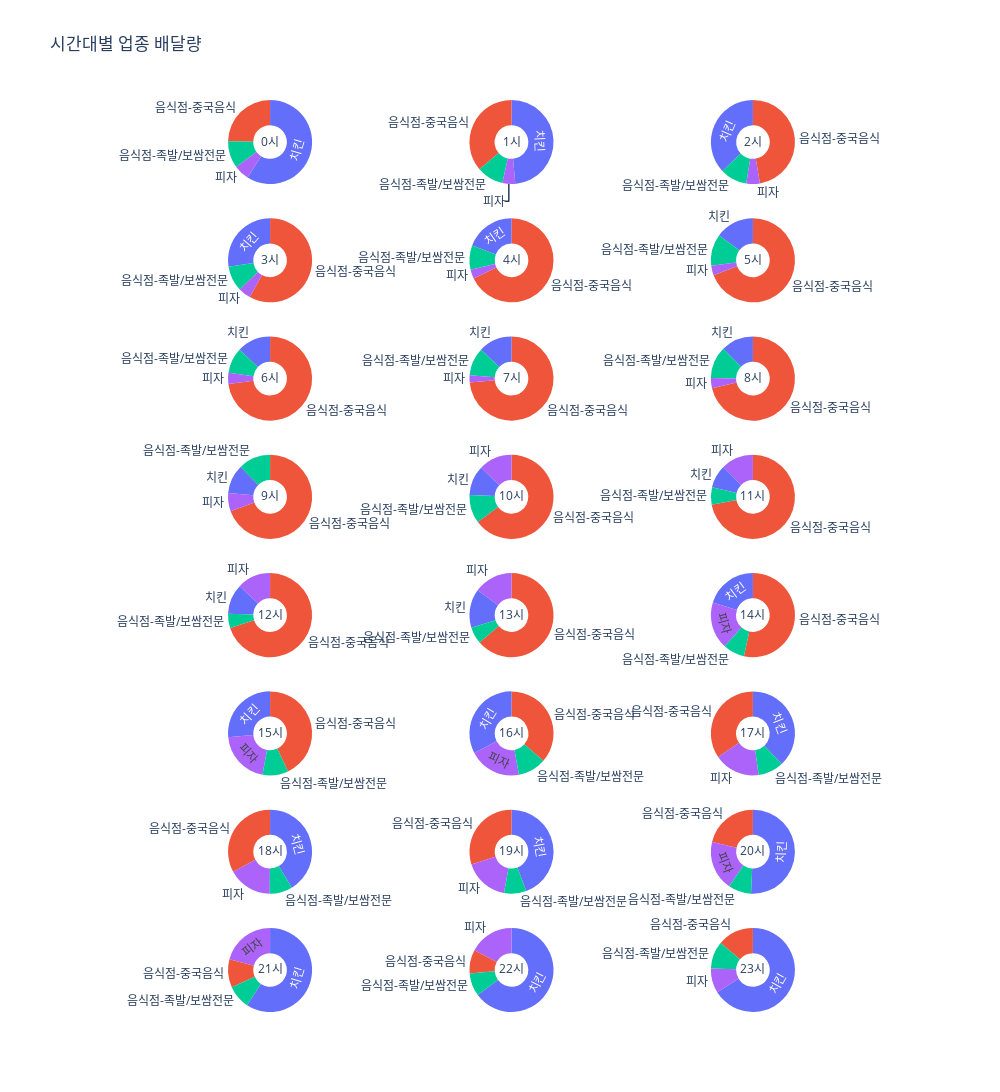

The notebook cell this image was saved under:
### Code cell
fig = tls.make_subplots(
    rows=8, cols=3,
   # specs=[[{"type": "pie"},{"type": "pie"},{"type": "pie"},{"type": "pie"}],
   #        [{"type": "pie"},{"type": "pie"},{"type": "pie"},{"type": "pie"}],
   #        [{"type": "pie"},{"type": "pie"},{"type": "pie"},{"type": "pie"}],
   #        [{"type": "pie"},{"type": "pie"},{"type": "pie"},{"type": "pie"}],
   #        [{"type": "pie"},{"type": "pie"},{"type": "pie"},{"type": "pie"}],
   #        [{"type": "pie"},{"type": "pie"},{"type": "pie"},{"type": "pie"}]]
    specs=[[{"type": "pie"},{"type": "pie"},{"type": "pie"}],
           [{"type": "pie"},{"type": "pie"},{"type": "pie"}],
           [{"type": "pie"},{"type": "pie"},{"type": "pie"}],
           [{"type": "pie"},{"type": "pie"},{"type": "pie"}],
           [{"type": "pie"},{"type": "pie"},{"type": "pie"}],
           [{"type": "pie"},{"type": "pie"},{"type": "pie"}],
           [{"type": "pie"},{"type": "pie"},{"type": "pie"}],
           [{"type": "pie"},{"type": "pie"},{"type": "pie"}]]
)

v= d1.groupby('시간대').size().reset_index(name="통화건수")
time = list(v['시간대'])


row = 1
col = 1
for i in time:
    pie_data = d1[d1['시간대'] == i]

    fig.append_trace(go.Pie(name=i, title=str(i)+"시", textinfo="label", labels=pie_data['업종'], values=pie_data['통화건수']), row=row, col=col)

    col += 1

    if( col % 4 == 0):
        col = 1
        row += 1
        
fig.update_traces(hole=.4, hoverinfo="percent")
fig.update_layout(
    title="시간대별 업종 배달량",
    autosize=False, 
    showlegend=False,
    width=1000,
    height=2000
)

#plotly.offline.plot(fig, filename='delivery_food.html')

### Figure 1 — Plotly figure (JSON) as saved in the notebook; plotly's stock layout.template omitted (floating-point values rounded to 4 significant figures)
{"data": [{"domain": {"x": [0, 0.2889], "y": [0.9078, 1.0]}, "hole": 0.4, "hoverinfo": "percent", "labels": ["음식점-족발/보쌈전문", "음식점-중국음식", "치킨", "피자"], "name": "0", "textinfo": "label", "title": {"text": "0시"}, "type": "pie", "values": [3789, 9054, 21605, 2170]}, {"domain": {"x": [0.3556, 0.6444], "y": [0.9078, 1.0]}, "hole": 0.4, "hoverinfo": "percent", "labels": ["음식점-족발/보쌈전문", "음식점-중국음식", "치킨", "피자"], "name": "1", "textinfo": "label", "title": {"text": "1시"}, "type": "pie", "values": [2410, 8471, 11358, 1162]}, {"domain": {"x": [0.7111, 1], "y": [0.9078, 1.0]}, "hole": 0.4, "hoverinfo": "percent", "labels": ["음식점-족발/보쌈전문", "음식점-중국음식", "치킨", "피자"], "name": "2", "textinfo": "label", "title": {"text": "2시"}, "type": "pie", "values": [1652, 7499, 5870, 830]}, {"domain": {"x": [0, 0.2889], "y": [0.7781, 0.8703]}, "hole": 0.4, "hoverinfo": "percent", "labels": ["음식점-족발/보쌈전문", "음식점-중국음식", "치킨", "피자"], "name": "3", "textinfo": "label", "title": {"text": "3시"}, "type": "pie", "values": [1072, 6416, 3037, 531]}, {"domain": {"x": [0.3556, 0.6444], "y": [0.7781, 0.8703]}, "hole": 0.4, "hoverinfo": "percent", "labels": ["음식점-족발/보쌈전문", "음식점-중국음식", "치킨", "피자"], "name": "4", "textinfo": "label", "title": {"text": "4시"}, "type": "pie", "values": [775, 5640, 1603, 295]}, {"domain": {"x": [0.7111, 1], "y": [0.7781, 0.8703]}, "hole": 0.4, "hoverinfo": "percent", "labels": ["음식점-족발/보쌈전문", "음식점-중국음식", "치킨", "피자"], "name": "5", "textinfo": "label", "title": {"text": "5시"}, "type": "pie", "values": [796, 4550, 980, 245]}, {"domain": {"x": [0, 0.2889], "y": [0.6484, 0.7406]}, "hole": 0.4, "hoverinfo": "percent", "labels": ["음식점-족발/보쌈전문", "음식점-중국음식", "치킨", "피자"], "name": "6", "textinfo": "label", "title": {"text": "6시"}, "type": "pie", "values": [558, 4142, 735, 240]}, {"domain": {"x": [0.3556, 0.6444], "y": [0.6484, 0.7406]}, "hole": 0.4, "hoverinfo": "percent", "labels": ["음식점-족발/보쌈전문", "음식점-중국음식", "치킨", "피자"], "name": "7", "textinfo": "label", "title": {"text": "7시"}, "type": "pie", "values": [715, 4838, 850, 180]}, {"domain": {"x": [0.7111, 1], "y": [0.6484, 0.7406]}, "hole": 0.4, "hoverinfo": "percent", "labels": ["음식점-족발/보쌈전문", "음식점-중국음식", "치킨", "피자"], "name": "8", "textinfo": "label", "title": {"text": "8시"}, "type": "pie", "values": [1214, 7031, 1231, 380]}, {"domain": {"x": [0, 0.2889], "y": [0.5188, 0.6109]}, "hole": 0.4, "hoverinfo": "percent", "labels": ["음식점-족발/보쌈전문", "음식점-중국음식", "치킨", "피자"], "name": "9", "textinfo": "label", "title": {"text": "9시"}, "type": "pie", "values": [2915, 16346, 2633, 1645]}, {"domain": {"x": [0.3556, 0.6444], "y": [0.5188, 0.6109]}, "hole": 0.4, "hoverinfo": "percent", "labels": ["음식점-족발/보쌈전문", "음식점-중국음식", "치킨", "피자"], "name": "10", "textinfo": "label", "title": {"text": "10시"}, "type": "pie", "values": [7294, 43201, 7585, 8589]}, {"domain": {"x": [0.7111, 1], "y": [0.5188, 0.6109]}, "hole": 0.4, "hoverinfo": "percent", "labels": ["음식점-족발/보쌈전문", "음식점-중국음식", "치킨", "피자"], "name": "11", "textinfo": "label", "title": {"text": "11시"}, "type": "pie", "values": [12652, 137366, 16956, 23727]}, {"domain": {"x": [0, 0.2889], "y": [0.3891, 0.4813]}, "hole": 0.4, "hoverinfo": "percent", "labels": ["음식점-족발/보쌈전문", "음식점-중국음식", "치킨", "피자"], "name": "12", "textinfo": "label", "title": {"text": "12시"}, "type": "pie", "values": [12525, 159498, 26471, 29341]}, {"domain": {"x": [0.3556, 0.6444], "y": [0.3891, 0.4813]}, "hole": 0.4, "hoverinfo": "percent", "labels": ["음식점-족발/보쌈전문", "음식점-중국음식", "치킨", "피자"], "name": "13", "textinfo": "label", "title": {"text": "13시"}, "type": "pie", "values": [11642, 114199, 26664, 26766]}, {"domain": {"x": [0.7111, 1], "y": [0.3891, 0.4813]}, "hole": 0.4, "hoverinfo": "percent", "labels": ["음식점-족발/보쌈전문", "음식점-중국음식", "치킨", "피자"], "name": "14", "textinfo": "label", "title": {"text": "14시"}, "type": "pie", "values": [11371, 73482, 27736, 24926]}, {"domain": {"x": [0, 0.2889], "y": [0.2594, 0.3516]}, "hole": 0.4, "hoverinfo": "percent", "labels": ["음식점-족발/보쌈전문", "음식점-중국음식", "치킨", "피자"], "name": "15", "textinfo": "label", "title": {"text": "15시"}, "type": "pie", "values": [12836, 55612, 34238, 26681]}, {"domain": {"x": [0.3556, 0.6444], "y": [0.2594, 0.3516]}, "hole": 0.4, "hoverinfo": "percent", "labels": ["음식점-족발/보쌈전문", "음식점-중국음식", "치킨", "피자"], "name": "16", "textinfo": "label", "title": {"text": "16시"}, "type": "pie", "values": [17420, 58148, 52385, 32268]}, {"domain": {"x": [0.7111, 1], "y": [0.2594, 0.3516]}, "hole": 0.4, "hoverinfo": "percent", "labels": ["음식점-족발/보쌈전문", "음식점-중국음식", "치킨", "피자"], "name": "17", "textinfo": "label", "title": {"text": "17시"}, "type": "pie", "values": [24561, 86328, 95094, 44218]}, {"domain": {"x": [0, 0.2889], "y": [0.1297, 0.2219]}, "hole": 0.4, "hoverinfo": "percent", "labels": ["음식점-족발/보쌈전문", "음식점-중국음식", "치킨", "피자"], "name": "18", "textinfo": "label", "title": {"text": "18시"}, "type": "pie", "values": [30991, 116342, 145929, 59663]}, {"domain": {"x": [0.3556, 0.6444], "y": [0.1297, 0.2219]}, "hole": 0.4, "hoverinfo": "percent", "labels": ["음식점-족발/보쌈전문", "음식점-중국음식", "치킨", "피자"], "name": "19", "textinfo": "label", "title": {"text": "19시"}, "type": "pie", "values": [28240, 98778, 146077, 56709]}, {"domain": {"x": [0.7111, 1], "y": [0.1297, 0.2219]}, "hole": 0.4, "hoverinfo": "percent", "labels": ["음식점-족발/보쌈전문", "음식점-중국음식", "치킨", "피자"], "name": "20", "textinfo": "label", "title": {"text": "20시"}, "type": "pie", "values": [20686, 49628, 118330, 44705]}, {"domain": {"x": [0, 0.2889], "y": [0, 0.09219]}, "hole": 0.4, "hoverinfo": "percent", "labels": ["음식점-족발/보쌈전문", "음식점-중국음식", "치킨", "피자"], "name": "21", "textinfo": "label", "title": {"text": "21시"}, "type": "pie", "values": [15629, 18660, 102228, 36124]}, {"domain": {"x": [0.3556, 0.6444], "y": [0, 0.09219]}, "hole": 0.4, "hoverinfo": "percent", "labels": ["음식점-족발/보쌈전문", "음식점-중국음식", "치킨", "피자"], "name": "22", "textinfo": "label", "title": {"text": "22시"}, "type": "pie", "values": [11567, 11965, 84819, 22477]}, {"domain": {"x": [0.7111, 1], "y": [0, 0.09219]}, "hole": 0.4, "hoverinfo": "percent", "labels": ["음식점-족발/보쌈전문", "음식점-중국음식", "치킨", "피자"], "name": "23", "textinfo": "label", "title": {"text": "23시"}, "type": "pie", "values": [7468, 9967, 47173, 6723]}], "layout": {"autosize": false, "height": 2000, "showlegend": false, "title": {"text": "시간대별 업종 배달량"}, "width": 1000}}
